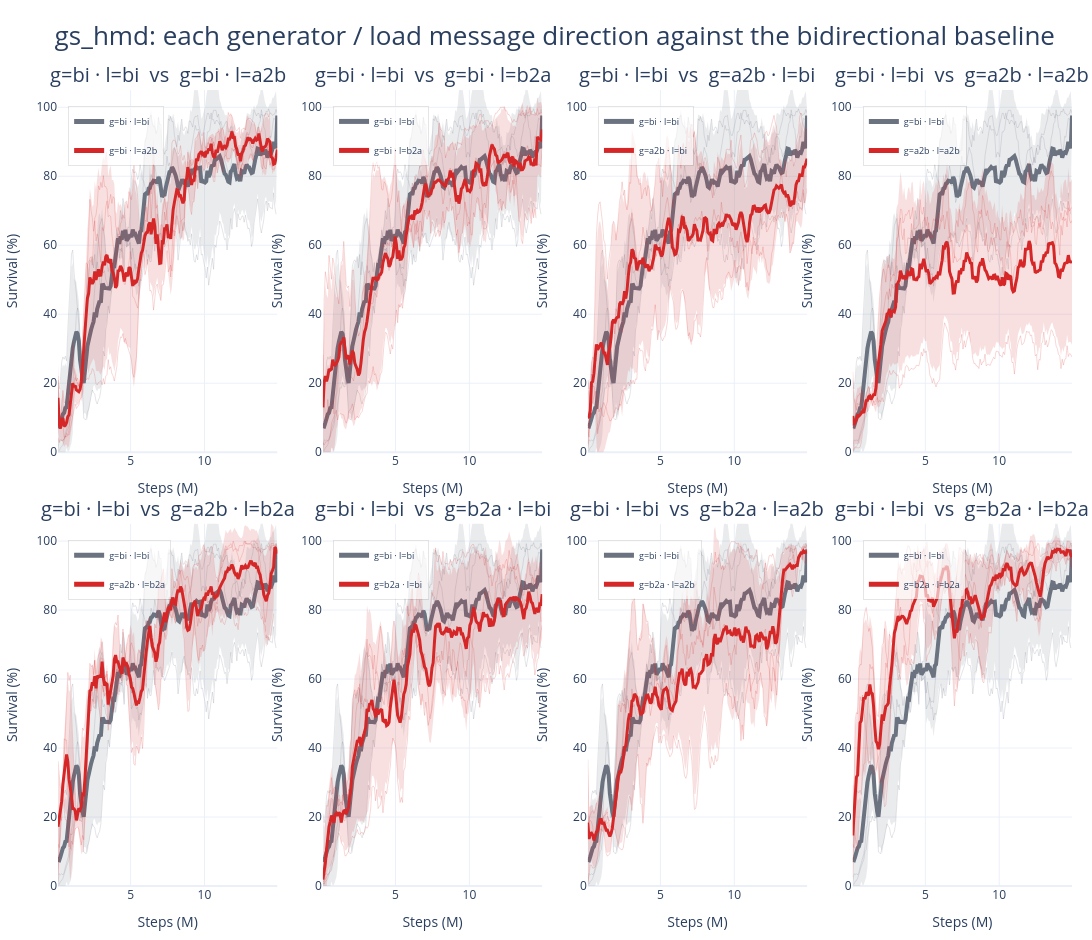

This figure's notebook cell:
### Markdown cell above
### One panel per relation, each against the baseline

The same editable `wm.plot_run_mean_groups` layout used in the GINE search
notebook: one subplot per direction pair, each showing that pair against the
`gbi_lbi` baseline. Thin lines are the individual seeds, the thick line is the
seed mean, and the band is one standard deviation.

`HMD_SUBPLOTS` is a plain dict, so panels can be removed, reordered, or added
by hand after it is built. Each entry accepts the usual selectors --
`prefix`, `name`, `runs`, `contains`, `regex`, `run_dir` -- plus `label`,
`color`, and `width`.

### Code cell
HMD_RUN_PREFIX = "gs_hmd_hetero_n0_none"

baseline_generator_code = DIRECTION_CODES[BASELINE_GENERATOR_DIRECTION]
baseline_load_code = DIRECTION_CODES[BASELINE_LOAD_DIRECTION]
direction_code_order = [DIRECTION_CODES[name] for name in DIRECTION_ORDER]


def hmd_run_prefix(generator_code, load_code):
    """Prefix shared by the three seeds of one direction pair."""
    return f"{HMD_RUN_PREFIX}_g{generator_code}_l{load_code}_s"


HMD_BASELINE_SPEC = {
    "prefix": hmd_run_prefix(baseline_generator_code, baseline_load_code),
    "label": BASELINE_LABEL,
    "color": "#6b7280",
    "width": 4,
}

# Built from the factorial so a renamed or reseeded config cannot silently
# drop a panel. Edit the dict afterwards to drop or reorder panels.
HMD_SUBPLOTS = {}
for generator_code_value in direction_code_order:
    for load_code_value in direction_code_order:
        if (generator_code_value, load_code_value) == (
            baseline_generator_code,
            baseline_load_code,
        ):
            continue
        variant_label = f"g={generator_code_value} · l={load_code_value}"
        HMD_SUBPLOTS[f"{BASELINE_LABEL}  vs  {variant_label}"] = [
            HMD_BASELINE_SPEC,
            {
                "prefix": hmd_run_prefix(
                    generator_code_value, load_code_value
                ),
                "label": variant_label,
                "color": "#d62728",
            },
        ]

print(f"{len(HMD_SUBPLOTS)} panels requested")

HMD_MEAN_GROUPS = {
    title: wm.resolve_named_plot_specs(run_specs, history=history_df)
    for title, run_specs in HMD_SUBPLOTS.items()
}
# A panel with fewer than two resolved specs would show the baseline alone,
# which reads as a real comparison but is not one.
dropped = [title for title, specs in HMD_MEAN_GROUPS.items() if len(specs) < 2]
HMD_MEAN_GROUPS = {
    title: specs for title, specs in HMD_MEAN_GROUPS.items() if len(specs) >= 2
}
if dropped:
    print(f"Dropped {len(dropped)} panel(s) with missing runs:")
    for title in dropped:
        print("  ", title)
print(f"{len(HMD_MEAN_GROUPS)} panels plotted")

hmd_relation_fig = wm.plot_run_mean_groups(
    HMD_MEAN_GROUPS,
    split="test",
    smooth=SMOOTH_WINDOW,
    title=(
        "gs_hmd: each generator / load message direction against the "
        "bidirectional baseline"
    ),
    title_font_size=26,
    subplot_title_font_size=20,
    ncols=4,
    subplot_height=470,
    width=2400,
    y_range=[0, 105],
    show_members=True,
    show_std=True,
    save_name="gs_hmd_direction_vs_baseline_subplots",
    history=history_df,
    horizontal_spacing=0.045,
    vertical_spacing=0.09,
    margin={"l": 50, "r": 20, "t": 90, "b": 45},
)
# Explicit show(): the cell ends with print("done"), so a bare
# expression here would not be auto-displayed.
hmd_relation_fig.show()
print("done")
